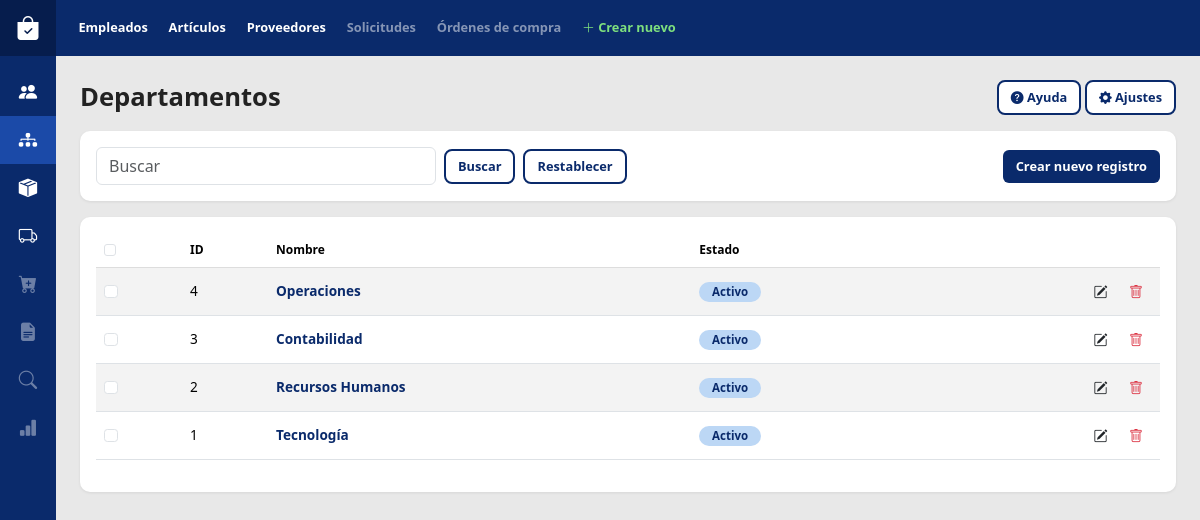
Page /?m=departamentos on the committed database.
### tables this page shows
CREATE TABLE departamentos (
  id INT AUTO_INCREMENT PRIMARY KEY,
  nombre VARCHAR(100) NOT NULL UNIQUE,
  estado TINYINT NOT NULL DEFAULT 1
);

### config.php (called while the page is built, shortened)
<?php
function e($s) { return htmlspecialchars((string)$s, ENT_QUOTES, 'UTF-8'); }
$MODULES = [
  'empleados' => ['t' => 'Empleados', 'table' => 'empleados', 'f' => [
      'cedula' => ['Cédula', 'text'], 'nombre' => ['Nombre', 'text'], 'apellido' => ['Apellido', 'text'],
      'email' => ['Correo', 'email'], 'departamento_id' => ['Departamento', 'fk', 'departamentos'],
      'estado' => ['Estado', 'estado']]],
  'departamentos' => ['t' => 'Departamentos', 'table' => 'departamentos', 'f' => [
      'nombre' => ['Nombre', 'text'], 'estado' => ['Estado', 'estado']]],
  'articulos' => ['t' => 'Artículos', 'table' => 'articulos', 'f' => [
      'codigo' => ['Código', 'text'], 'nombre' => ['Nombre', 'text'], 'marca' => ['Marca', 'text'],
      'unidad' => ['Unidad de medida', 'select', ['Unidad', 'Caja', 'Paquete', 'Resma', 'Libra', 'Litro', 'Metro']],
      'existencia' => ['Existencia', 'number'], 'estado' => ['Estado', 'estado']]],
  'proveedores' => ['t' => 'Proveedores', 'table' => 'proveedores', 'f' => [
      'rnc' => ['RNC', 'text'], 'nombre' => ['Nombre', 'text'], 'telefono' => ['Teléfono', 'tel'],
      'email' => ['Correo', 'email'], 'estado' => ['Estado', 'estado']]],
];

### index.php (the view, shortened to what this page needs)
<?php
require 'config.php';
$m = $_GET['m'] ?? 'empleados';
$M = $MODULES[$m]; $T = $M['table']; $q = trim($_GET['q'] ?? '');
$sel = ['t.*']; $txt = []; $opts = [];
$sql = 'SELECT ' . implode(',', $sel) . " FROM $T t"; $p = [];
$st = $db->prepare($sql . ' ORDER BY t.id DESC'); $st->execute($p); $rows = $st->fetchAll();
?>
<!doctype html>
<html lang="es">
<head>
<link href="https://cdn.jsdelivr.net/npm/bootstrap@5.3.3/dist/css/bootstrap.min.css" rel="stylesheet">
<link href="https://cdn.jsdelivr.net/npm/bootstrap-icons@1.11.3/font/bootstrap-icons.css" rel="stylesheet">
<link href="style.css" rel="stylesheet">
</head>
<body>
<header class="topbar">
  <i class="bi bi-bag-check-fill logo"></i>
  <nav>
    <a href="?m=empleados">Empleados</a><a href="?m=articulos">Artículos</a><a href="?m=proveedores">Proveedores</a>
    <a class="off" title="Próximamente">Solicitudes</a><a class="off" title="Próximamente">Órdenes de compra</a>
    <a href="?m=<?= e($m) ?>" class="create" onclick="openForm();return false;"><i class="bi bi-plus-lg"></i> Crear nuevo</a>
  </nav>
</header>
<aside class="sidebar">
  <?php foreach ($SIDE as [$k, $ic, $title, $on]): ?>
    <a <?= $on ? 'href="?m=' . $k . '"' : '' ?> class="<?= $k === $m ? 'active ' : '' ?><?= $on ? '' : 'off' ?>"
       title="<?= e($title . ($on ? '' : ' (próximamente)')) ?>"><i class="bi <?= $ic ?>"></i></a>
  <?php endforeach; ?>
</aside>
<main class="content">
  <div class="d-flex justify-content-between align-items-center mb-3">
    <h1><?= e($M['t']) ?></h1>
    <div><button class="btn btn-outline-navy"><i class="bi bi-question-circle-fill"></i> Ayuda</button>
         <button class="btn btn-outline-navy"><i class="bi bi-gear-fill"></i> Ajustes</button></div>
  </div>
  <div class="panel mb-3">
    <form class="d-flex gap-2 align-items-center" method="get">
      <input class="form-control search" name="q" placeholder="Buscar" value="<?= e($q) ?>">
      <button class="btn btn-outline-navy">Buscar</button>
      <a class="btn btn-outline-navy" href="?m=<?= e($m) ?>">Restablecer</a>
      <button type="button" class="btn btn-navy ms-auto" onclick="openForm()">Crear nuevo registro</button>
    </form>
  </div>
  <div class="panel table-responsive">
    <table class="table table-hover align-middle">
      <thead><tr>
        <th><input type="checkbox" class="form-check-input" id="all"></th><th>ID</th>
        <?php foreach ($M['f'] as $f): ?><th><?= e($f[0]) ?></th><?php endforeach; ?><th></th>
      </tr></thead>
      <tbody>
      <?php foreach ($rows as $r): ?>
        <tr>
          <td><input type="checkbox" class="form-check-input row-check"></td><td><?= $r['id'] ?></td>
          <?php foreach ($M['f'] as $k => $f): ?>
            <td><?php if ($f[1] === 'estado'): ?>
                  <span class="pill <?= $r[$k] ? '' : 'pill-off' ?>"><?= $r[$k] ? 'Activo' : 'Inactivo' ?></span>
                <?php elseif ($f[1] === 'fk'): ?><?= e($r[$k . '_txt']) ?>
                <?php else: ?><?= e($r[$k]) ?><?php endif; ?></td>
          <?php endforeach; ?>
          <td class="text-end text-nowrap">
            <button class="btn btn-sm" onclick="openForm(<?= $r['id'] ?>)" title="Editar"><i class="bi bi-pencil-square"></i></button>
            <button class="btn btn-sm text-danger" onclick="del(<?= $r['id'] ?>)" title="Eliminar"><i class="bi bi-trash"></i></button>
          </td>
        </tr>
      <?php endforeach; if (!$rows): ?>
        <tr><td colspan="<?= count($M['f']) + 3 ?>" class="text-center text-muted py-4">Sin registros</td></tr>
      <?php endif; ?>
      </tbody>
    </table>
  </div>
</main>
</body></html>

### style.css (style rules this page uses)
:root { --navy: #0a2a6b; --navy-d: #061d4d; --bg: #e8e8e8; }
body { background: var(--bg); font-size: .85rem; color: #222; }
.topbar { position: fixed; top: 0; left: 0; right: 0; height: 56px; background: var(--navy); display: flex; align-items: center; z-index: 20; }
.topbar .logo { width: 56px; text-align: center; color: #fff; font-size: 1.5rem; background: var(--navy-d); line-height: 56px; }
.topbar nav { display: flex; gap: 1.3rem; padding-left: 1.4rem; overflow-x: auto; white-space: nowrap; }
.topbar a { color: #fff; text-decoration: none; font-weight: 600; font-size: .8rem; cursor: pointer; }
.topbar a.off { opacity: .5; cursor: not-allowed; }
.topbar a.create { color: #7ee07e; }
.sidebar { position: fixed; top: 56px; bottom: 0; left: 0; width: 56px; background: var(--navy); display: flex; flex-direction: column; align-items: center; padding-top: 12px; z-index: 10; }
.sidebar a { color: #fff; font-size: 1.15rem; width: 56px; height: 48px; display: flex; align-items: center; justify-content: center; text-decoration: none; }
.sidebar a:hover, .sidebar a.active { background: #1b4aa8; }
.sidebar a.off { opacity: .4; cursor: not-allowed; }
.content { margin: 56px 0 0 56px; padding: 1.5rem 1.5rem 3rem; }
h1 { font-size: 1.6rem; font-weight: 700; margin: 0; }
.panel { background: #fff; border-radius: 10px; padding: 1rem; box-shadow: 0 1px 3px rgba(0,0,0,.08); }
.search { max-width: 340px; }
.btn-navy { background: var(--navy); color: #fff; font-weight: 600; font-size: .8rem; }
.btn-outline-navy { border: 2px solid var(--navy); color: var(--navy); font-weight: 600; font-size: .8rem; background: #fff; border-radius: 8px; }
.table thead th { font-size: .75rem; font-weight: 700; border-bottom: 1px solid #ddd; white-space: nowrap; }
.table tbody tr:nth-child(odd) td { background: #f3f3f3; }
.table td:nth-child(n+3) { font-weight: 600; color: var(--navy); }
.pill { background: #bcd7f5; color: var(--navy); border-radius: 999px; padding: .15rem .8rem; font-size: .72rem; font-weight: 700; }

### rows in the picture
departamentos: id "4", nombre "Operaciones", estado "Activo"
departamentos: id "3", nombre "Contabilidad", estado "Activo"
departamentos: id "2", nombre "Recursos Humanos", estado "Activo"
departamentos: id "1", nombre "Tecnología", estado "Activo"

### other values in the picture
$M['t'] "Departamentos"
$f[0] "Nombre"
$f[0] "Estado"
